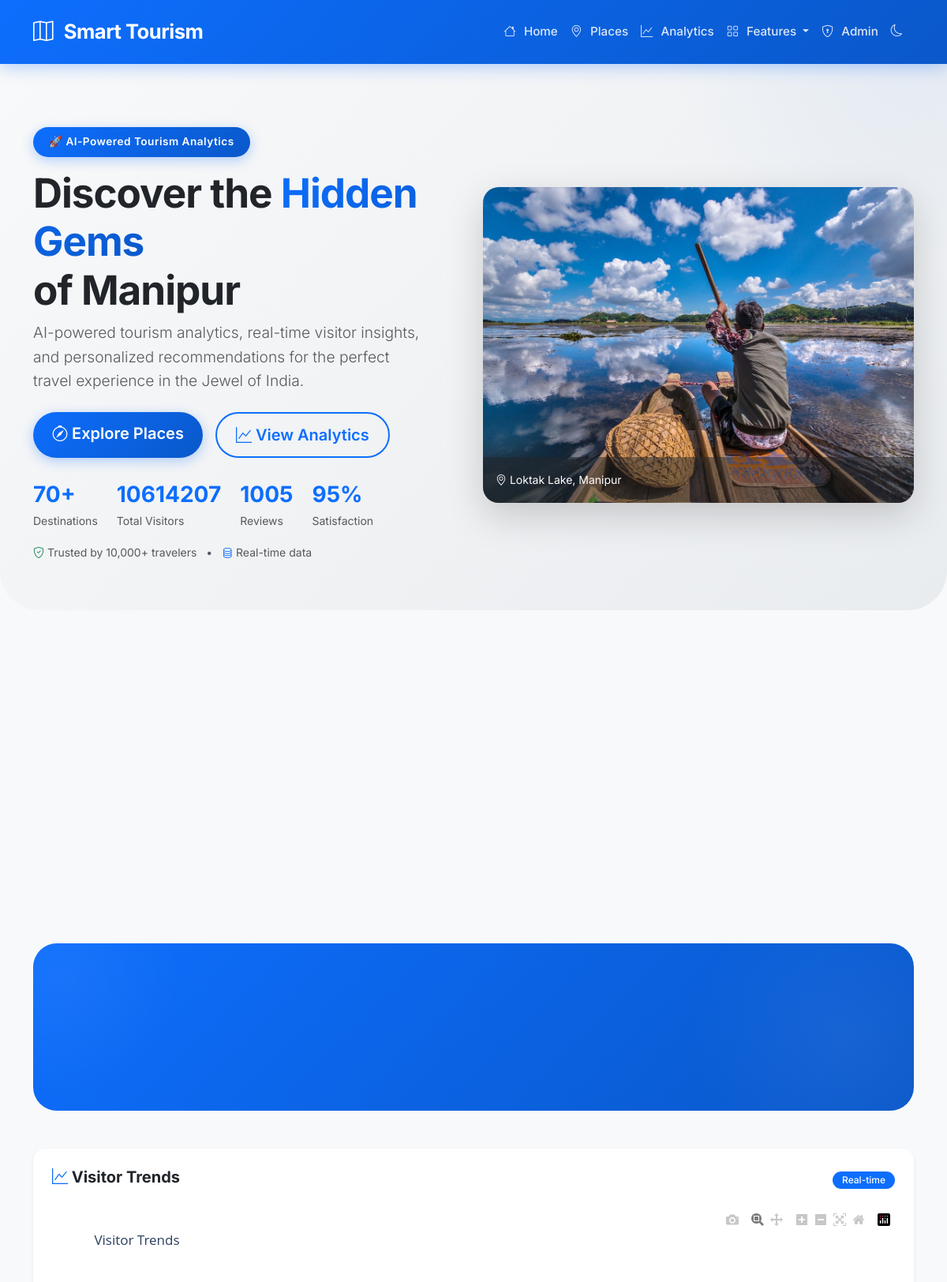
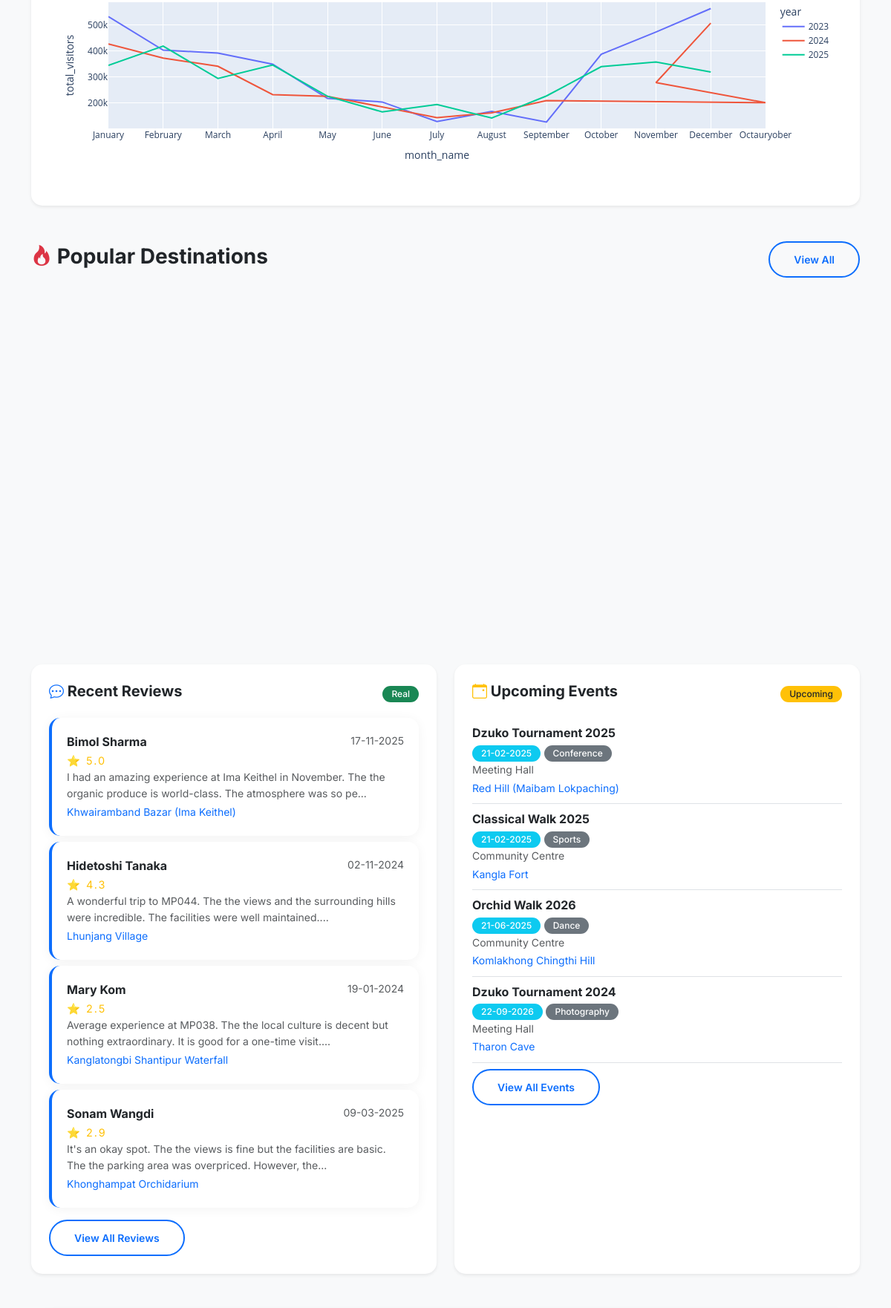
The page / (upper part) on the database its author committed (2 pictures, top to bottom).
### tables this page shows
CREATE TABLE reviews (
    review_id TEXT PRIMARY KEY,
    place_id TEXT,
    reviewer_name TEXT,
    reviewer_type TEXT,
    age_group TEXT,
    gender TEXT,
    nationality TEXT,
    visit_date TEXT,
    travel_month TEXT,
    travel_season TEXT,
    travel_mode TEXT,
    travel_group TEXT,
    visit_purpose TEXT,
    overall_rating REAL,
    cleanliness_rating REAL,
    accessibility_rating REAL,
    safety_rating REAL,
    facilities_rating REAL,
    value_for_money_rating REAL,
    recommendation_score INTEGER,
    review_title TEXT,
    review_text TEXT,
    review_length INTEGER,
    sentiment TEXT,
    likes INTEGER,
    helpful_votes INTEGER,
    verified_visitor TEXT,
    review_status TEXT,
    created_date TEXT,
    updated_date TEXT,
    FOREIGN KEY (place_id) REFERENCES tourist_places(place_id)
);

CREATE TABLE "tourist_places" (
"place_id" TEXT,
  "place_name" TEXT,
  "district" TEXT,
  "category" TEXT,
  "description" TEXT,
  "latitude" REAL,
  "longitude" REAL,
  "address" TEXT,
  "entry_fee_inr" REAL,
  "opening_time" TEXT,
  "closing_time" TEXT,
  "best_season" TEXT,
  "visit_duration_hours" REAL,
  "popularity_level" TEXT,
  "family_friendly" TEXT,
  "adventure_level" TEXT,
  "accessibility" TEXT,
  "parking_available" TEXT,
  "washroom_available" TEXT,
  "wheelchair_accessible" TEXT,
  "official_website" TEXT,
  "image_url" TEXT,
  "status" TEXT,
  "created_date" TEXT,
  "updated_date" TEXT
);

CREATE TABLE "events" (
"event_id" TEXT,
  "place_id" TEXT,
  "event_name" TEXT,
  "event_category" TEXT,
  "district" TEXT,
  "venue" TEXT,
  "description" TEXT,
  "organizer" TEXT,
  "contact_person" TEXT,
  "phone_number" TEXT,
  "email" TEXT,
  "official_website" TEXT,
  "latitude" REAL,
  "longitude" REAL,
  "start_date" TEXT,
  "end_date" TEXT,
  "start_time" TEXT,
  "end_time" TEXT,
  "duration_days" INTEGER,
  "season" TEXT,
  "expected_visitors" INTEGER,
  "registration_required" TEXT,
  "entry_fee_inr" REAL,
  "maximum_capacity" INTEGER,
  "remaining_capacity" INTEGER,
  "age_restriction" TEXT,
  "suitable_for" TEXT,
  "food_available" TEXT,
  "parking_available" TEXT,
  "wheelchair_accessible" TEXT,
  "emergency_medical_service" TEXT,
  "security_available" TEXT,
  "event_status" TEXT,
  "image_url" TEXT,
  "created_date" TEXT,
  "updated_date" TEXT
);

### app.py (the view)
@app.route('/')
def index():
    places_df = get_db_data("SELECT COUNT(*) as count FROM tourist_places")
    visitors_df = get_db_data(
        "SELECT SUM(total_visitors) as total FROM visitor_statistics")
    reviews_df = get_db_data("SELECT COUNT(*) as count FROM reviews")
    total_places = safe_int(
        places_df.iloc[0]['count']) if not places_df.empty else 0
    total_visitors = safe_int(
        visitors_df.iloc[0]['total']) if not visitors_df.empty else 0
    total_reviews = safe_int(
        reviews_df.iloc[0]['count']) if not reviews_df.empty else 0
    popular_df = get_db_data("""
        SELECT p.place_id, p.place_name, p.district, p.image_url,
               AVG(v.visitor_satisfaction) as avg_satisfaction,
               SUM(v.total_visitors) as total_visitors
        FROM tourist_places p
        JOIN visitor_statistics v ON p.place_id = v.place_id
        GROUP BY p.place_id
        ORDER BY total_visitors DESC
        LIMIT 6
    """)
    recent_reviews = get_db_data("""
        SELECT r.*, p.place_name
        FROM reviews r
        JOIN tourist_places p ON r.place_id = p.place_id
        ORDER BY r.created_date DESC
        LIMIT 5
    """)
    upcoming_events = get_db_data("""
        SELECT e.*, p.place_name
        FROM events e
        JOIN tourist_places p ON e.place_id = p.place_id
        WHERE e.start_date >= date('now')
        ORDER BY e.start_date
        LIMIT 5
    """)
    visitor_trend = get_db_data("""
        SELECT year, month_name, SUM(total_visitors) as total_visitors
        FROM visitor_statistics
        GROUP BY year, month_number
        ORDER BY year, month_number
    """)
    visitor_chart = None
    if not visitor_trend.empty:
        visitor_trend['total_visitors'] = visitor_trend['total_visitors'].fillna(
            0).astype(int)
        fig = px.line(visitor_trend, x='month_name', y='total_visitors',
                      color='year', title='Visitor Trends')
        visitor_chart = json.dumps(fig, cls=plotly.utils.PlotlyJSONEncoder)
    return render_template('index.html',
                           total_places=total_places,
                           total_visitors=total_visitors,
                           total_reviews=total_reviews,
                           popular_places=popular_df.to_dict(
                               'records') if not popular_df.empty else [],
                           recent_reviews=recent_reviews.to_dict(
                               'records') if not recent_reviews.empty else [],
                           upcoming_events=upcoming_events.to_dict(
                               'records') if not upcoming_events.empty else [],
                           visitor_chart=visitor_chart
                           )

### templates/index.html (shortened to what this page needs)
{% extends "base.html" %}  {% block content %}
<section class="hero-section">
  <div class="container">
    <div class="row align-items-center g-4">
      <div class="col-lg-6">
        <span class="badge-ai floating-badge"
          >🚀 AI-Powered Tourism Analytics</span
        >
        <h1 class="display-3 fw-bold">
          Discover the <span class="text-primary">Hidden Gems</span><br />
          of Manipur
        </h1>
        <p class="lead text-muted">
          AI-powered tourism analytics, real-time visitor insights, and
          personalized recommendations for the perfect travel experience in the
          Jewel of India.
        </p>
        <div class="mt-4 d-flex gap-3 flex-wrap">
          <a href="{{ url_for('places') }}" class="btn btn-primary btn-lg px-4">
            <i class="bi bi-compass"></i> Explore Places
          </a>
          <a
            href="{{ url_for('analytics') }}"
            class="btn btn-outline-primary btn-lg px-4"
          >
            <i class="bi bi-graph-up"></i> View Analytics
          </a>
        </div>
        <div class="mt-4 d-flex gap-4 flex-wrap">
          <div>
            <strong class="fs-3 text-primary">70+</strong>
            <span class="text-muted d-block small">Destinations</span>
          </div>
          <div>
            <strong class="fs-3 text-primary"
              >{{ total_visitors|default(0)|int }}</strong
            >
            <span class="text-muted d-block small">Total Visitors</span>
          </div>
          <div>
            <strong class="fs-3 text-primary"
              >{{ total_reviews|default(0)|int }}</strong
            >
            <span class="text-muted d-block small">Reviews</span>
          </div>
          <div>
            <strong class="fs-3 text-primary">95%</strong>
            <span class="text-muted d-block small">Satisfaction</span>
          </div>
        </div>
        <div class="mt-3">
          <small class="text-muted">
            <i class="bi bi-shield-check text-success"></i> Trusted by 10,000+
            travelers
            <span class="mx-2">•</span>
            <i class="bi bi-database text-primary"></i> Real-time data
          </small>
        </div>
      </div>
      <div class="col-lg-6">
        <div class="hero-image-container shadow-lg">
          <img
            src="{{ url_for('static', filename='images/loktak-lake-hero.jpg') }}"
            class="img-fluid w-100"
            alt="Loktak Lake, Manipur"
            style="height: 400px; object-fit: cover"
          />
          <div
            class="position-absolute bottom-0 start-0 p-3 bg-dark bg-opacity-50 text-white w-100"
          >
            <small><i class="bi bi-geo-alt"></i> Loktak Lake, Manipur</small>
          </div>
        </div>
      </div>
    </div>
  </div>
</section>
<section class="container mb-5">
  <div class="row g-4">
    <div class="col-md-3 col-sm-6">
    </div>
    <div class="col-md-3 col-sm-6">
    </div>
    <div class="col-md-3 col-sm-6">
    </div>
    <div class="col-md-3 col-sm-6">
    </div>
  </div>
</section>
<section class="container mb-5">
  <div class="stats-section">
    <div class="row g-3">
      <div class="col-md-3 col-6">
      </div>
      <div class="col-md-3 col-6">
      </div>
      <div class="col-md-3 col-6">
      </div>
      <div class="col-md-3 col-6">
      </div>
    </div>
  </div>
</section>
{% if visitor_chart %}
<section class="container mb-5">
  <div class="card shadow-sm border-0">
    <div class="card-body">
      <div class="d-flex justify-content-between align-items-center mb-3">
        <h5 class="card-title fw-bold">
          <i class="bi bi-graph-up text-primary"></i> Visitor Trends
        </h5>
        <span class="badge bg-primary">Real-time</span>
      </div>
      <div id="visitorChart" style="height: 350px"></div>
    </div>
  </div>
</section>
{% endif %}
<section class="container mb-5">
  <div class="d-flex justify-content-between align-items-center mb-4">
    <h3 class="fw-bold">
      <i class="bi bi-fire text-danger"></i> Popular Destinations
    </h3>
    <a
      href="{{ url_for('places') }}"
      class="btn btn-outline-primary btn-sm rounded-pill"
      >View All</a
    >
  </div>
  <div class="row g-4">
    {% if popular_places %} {% for place in popular_places %}
    <div class="col-md-4 col-lg-4">
    </div>
    {% endfor %} {% else %}
    <div class="col-12">
      <div class="alert alert-info text-center">
        <i class="bi bi-info-circle"></i> No popular places data available yet.
      </div>
    </div>
    {% endif %}
  </div>
</section>
<section class="container mb-5">
  <div class="row g-4">
    <div class="col-md-6">
      <div class="card shadow-sm border-0 h-100">
        <div class="card-body">
          <div class="d-flex justify-content-between align-items-center mb-3">
            <h5 class="fw-bold">
              <i class="bi bi-chat-dots text-primary"></i> Recent Reviews
            </h5>
            <span class="badge bg-success">Real</span>
          </div>
          {% if recent_reviews %} {% for review in recent_reviews[:4] %}
          <div class="testimonial-card mb-2">
            <div class="d-flex justify-content-between align-items-start">
              <div>
                <strong>{{ review.reviewer_name }}</strong>
                <div class="rating">⭐ {{ review.overall_rating }}</div>
              </div>
              <small class="text-muted">{{ review.visit_date }}</small>
            </div>
            <p class="mb-0 text-muted small">
              {{ review.review_text[:120] }}...
            </p>
            <small class="text-primary">{{ review.place_name }}</small>
          </div>
          {% endfor %}
          <a href="#" class="btn btn-outline-primary btn-sm rounded-pill mt-2"
            >View All Reviews</a
          >
          {% else %}
          <div class="text-muted text-center py-3">
            <i class="bi bi-chat-dots fs-4 d-block"></i>
            <small>No reviews yet</small>
          </div>
          {% endif %}
        </div>
      </div>
    </div>
    <div class="col-md-6">
      <div class="card shadow-sm border-0 h-100">
        <div class="card-body">
          <div class="d-flex justify-content-between align-items-center mb-3">
            <h5 class="fw-bold">
              <i class="bi bi-calendar-event text-warning"></i> Upcoming Events
            </h5>
            <span class="badge bg-warning text-dark">Upcoming</span>
          </div>
          {% if upcoming_events %} {% for event in upcoming_events[:4] %}
          <div class="border-bottom py-2">
            <div class="d-flex justify-content-between align-items-start">
              <div>
                <strong>{{ event.event_name }}</strong>
                <div>
                  <span class="badge bg-info">{{ event.start_date }}</span>
                  <span class="badge bg-secondary"
                    >{{ event.event_category }}</span
                  >
                </div>
                <p class="mb-0 text-muted small">{{ event.venue }}</p>
              </div>
            </div>
            <small class="text-primary">{{ event.place_name }}</small>
          </div>
          {% endfor %}
          <a href="#" class="btn btn-outline-primary btn-sm rounded-pill mt-2"
            >View All Events</a
          >
          {% else %}
          <div class="text-muted text-center py-3">
            <i class="bi bi-calendar-event fs-4 d-block"></i>
            <small>No upcoming events</small>
          </div>
          {% endif %}
        </div>
      </div>
    </div>
  </div>
</section>
{% endblock %}

### templates/base.html (shortened to what this page needs)
<!doctype html>
<html lang="en">
  <head>
    <link
      href="https://cdn.jsdelivr.net/npm/bootstrap@5.3.0/dist/css/bootstrap.min.css"
      rel="stylesheet"
    />
    <link
      rel="stylesheet"
      href="https://cdn.jsdelivr.net/npm/bootstrap-icons@1.11.3/font/bootstrap-icons.min.css"
    />
    <link
      rel="stylesheet"
      href="{{ url_for('static', filename='css/style.css') }}"
    />
  </head>
  <body>
    <nav class="navbar navbar-expand-lg navbar-dark sticky-top">
      <div class="container">
        <a class="navbar-brand fw-bold" href="{{ url_for('index') }}">
          <i class="bi bi-map"></i> Smart Tourism
        </a>
        <div class="collapse navbar-collapse" id="navbarNav">
          <ul class="navbar-nav ms-auto">
            <li class="nav-item">
              <a
                class="nav-link {% if request.endpoint == 'index' %}active{% endif %}"
                href="{{ url_for('index') }}"
              >
                <i class="bi bi-house"></i> Home
              </a>
            </li>
            <li class="nav-item">
              <a
                class="nav-link {% if request.endpoint == 'places' %}active{% endif %}"
                href="{{ url_for('places') }}"
              >
                <i class="bi bi-geo-alt"></i> Places
              </a>
            </li>
            <li class="nav-item">
              <a
                class="nav-link {% if request.endpoint == 'analytics' %}active{% endif %}"
                href="{{ url_for('analytics') }}"
              >
                <i class="bi bi-graph-up"></i> Analytics
              </a>
            </li>
            <li class="nav-item dropdown">
              <a
                class="nav-link dropdown-toggle"
                href="#"
                id="featuresDropdown"
                role="button"
                data-bs-toggle="dropdown"
                aria-expanded="false"
              >
                <i class="bi bi-grid"></i> Features
              </a>
            </li>
            <li class="nav-item">
              {% if session.get('admin_logged_in') %}
              <a
                class="nav-link text-warning"
                href="{{ url_for('admin_dashboard') }}"
              >
                <i class="bi bi-shield-lock-fill"></i> Admin
              </a>
              {% else %}
              <a class="nav-link" href="{{ url_for('admin_login') }}">
                <i class="bi bi-shield-lock"></i> Admin
              </a>
              {% endif %}
            </li>
            <li class="nav-item">
              <button
                id="darkModeToggle"
                class="btn btn-link nav-link border-0"
                style="color: rgba(255, 255, 255, 0.85) !important"
                title="Toggle Dark Mode (Ctrl+/)"
              >
                <i class="bi bi-moon"></i>
              </button>
            </li>
          </ul>
        </div>
      </div>
    </nav>
    <main>{% block content %}{% endblock %}</main>
  </body>
</html>

### rows shown on the page
reviews: reviewer_name "Bimol Sharma", overall_rating "5.0", visit_date "17-11-2025", review_text "I had an amazing experience at Ima Keithel in November. The the organic produce is world-class. The atmosphere was so pe", place_name "Khwairamband Bazar (Ima Keithel)"
reviews: reviewer_name "Hidetoshi Tanaka", overall_rating "4.3", visit_date "02-11-2024", review_text "A wonderful trip to MP044. The the views and the surrounding hills were incredible. The facilities were well maintained.", place_name "Lhunjang Village"
reviews: reviewer_name "Mary Kom", overall_rating "2.5", visit_date "19-01-2024", review_text "Average experience at MP038. The the local culture is decent but nothing extraordinary. It is good for a one-time visit.", place_name "Kanglatongbi Shantipur Waterfall"
reviews: reviewer_name "Sonam Wangdi", overall_rating "2.9", visit_date "09-03-2025", review_text "It's an okay spot. The the views is fine but the facilities are basic. The the parking area was overpriced. However, the", place_name "Khonghampat Orchidarium"
events: event_name "Dzuko Tournament 2025", start_date "21-02-2025", event_category "Conference", venue "Meeting Hall", place_name "Red Hill (Maibam Lokpaching)"
events: event_name "Classical Walk 2025", start_date "21-02-2025", event_category "Sports", venue "Community Centre", place_name "Kangla Fort"
events: event_name "Orchid Walk 2026", start_date "21-06-2025", event_category "Dance", venue "Community Centre", place_name "Komlakhong Chingthi Hill"
events: event_name "Dzuko Tournament 2024", start_date "22-09-2026", event_category "Photography", venue "Meeting Hall", place_name "Tharon Cave"

### other values the page prints
{{ total_visitors|default(0)|int }} "10614207"
{{ total_reviews|default(0)|int }} "1005"
